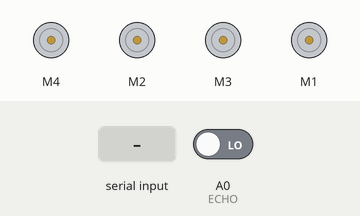
Recording of a sketch running on a simulated Arduino Uno, built with avr-gcc and run on an emulated ATmega328P. Parts: 4 × DC motor (green arrow = forward, orange = backward, longer = faster). Inputs (shaded band) come from the test bench; at power-on: A0 (ECHO) LOW. What the sketch prints to the serial monitor is not drawn.

Above: at 1.2 s.
1.3 s: "X" received over Serial
At 3.2 s:
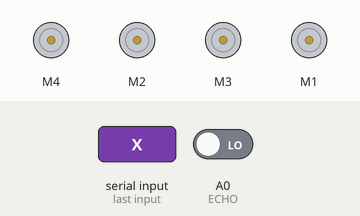
4.3 s: "F" received over Serial
At 5.7 s:
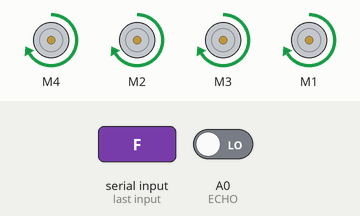
7.3 s: "B" received over Serial
At 8.1 s:
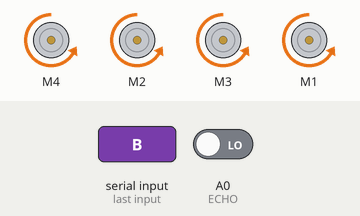
9.8 s: "L" received over Serial
12.8 s: "x" received over Serial
14.7 s: "R" received over Serial
At 15.4 s:
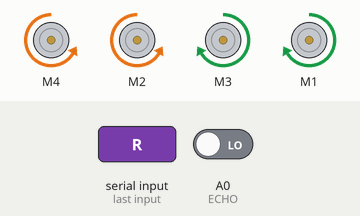
Timing chart, 0 to 17.2 s (numbered marks = the images above; inputs shaded):
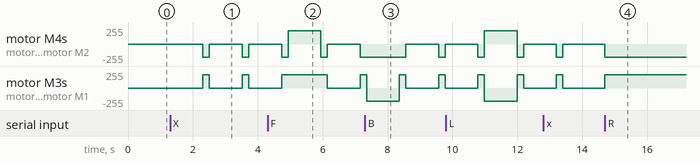

Measured:
- after the input at 1.3 s, motor M4, motor M2: alternates backward 200/255 for 0.20 s and stopped for 1.0 s, starting after 1.0 s; motor M3, motor M1: alternates forward 200/255 for 0.20 s and stopped for 1.0 s, starting after 1.0 s
- after the input at 14.7 s, motor M4, motor M2: stopped → backward 200/255 at once; motor M3, motor M1: stopped → forward 200/255 at once

The sketch:

robot1.ino
```cpp
#include <AFMotor.h>

AF_DCMotor motor4(4);
AF_DCMotor motor2(2);
AF_DCMotor motor3(3);
AF_DCMotor motor1(1);

unsigned long distance;

int TRIG = A1;
int ECHO = A0;

bool autopilot_on;

void setup() {
  Serial.begin(9600);           // set up Serial library at 9600 bps
  Serial.println("Motor test!");

  pinMode(TRIG, OUTPUT);
  pinMode(ECHO, INPUT);
}

void loop() {
  if (autopilot_on) {
    distance = getDistance();
    if (distance < 15) {
      turn_right(200);
    } else {
      forward(200);
    }
    delay(200);
    stop();
  }
}

void turn_left(uint8_t speed) {   // turn left

  motor4.run(FORWARD);
  motor2.run(FORWARD);
  motor3.run(BACKWARD);
  motor1.run(BACKWARD);
  motor4.setSpeed(speed);
  motor2.setSpeed(speed);
  motor3.setSpeed(speed);
  motor1.setSpeed(speed);
}

void turn_right(uint8_t speed) {
  motor4.run(BACKWARD);
  motor2.run(BACKWARD);
  motor3.run(FORWARD);
  motor1.run(FORWARD);
  motor4.setSpeed(speed);
  motor2.setSpeed(speed);
  motor3.setSpeed(speed);
  motor1.setSpeed(speed);
}


  void forward(uint8_t speed) {

  motor4.run(FORWARD);
  motor2.run(FORWARD);
  motor3.run(FORWARD);
  motor1.run(FORWARD);
  motor4.setSpeed(speed);
  motor2.setSpeed(speed);
  motor3.setSpeed(speed);
  motor1.setSpeed(speed);
}

   void backward(uint8_t speed) {

  motor4.run(BACKWARD);
  motor2.run(BACKWARD);
  motor3.run(BACKWARD);
  motor1.run(BACKWARD);
  motor4.setSpeed(speed);
  motor2.setSpeed(speed);
  motor3.setSpeed(speed);
  motor1.setSpeed(speed);
}


void stop() {
  motor4.run(RELEASE);
  motor2.run(RELEASE);
  motor3.run(RELEASE);
  motor1.run(RELEASE);
}


void serialEvent() {
  while (Serial.available()) {
    // get the new byte:
    char inChar = (char)Serial.read();
    if (inChar == 'F') {
      forward(200);
    }else if (inChar == 'B') {
      backward(200);
    }else if (inChar == 'R') {
      turn_right(200);
    } else if (inChar == 'L') {
      turn_left(200);
    } else if (inChar == 'S') {
      stop();
    } else if (inChar == 'X') {
      autopilot_on = true;
    } else if (inChar == 'x') {
      autopilot_on = false;
    };
  };
}

unsigned long getDistance() {
  unsigned long duration;
  unsigned long distance;
  digitalWrite(TRIG, HIGH);
  delay(10);
  digitalWrite(TRIG, LOW);
  duration = pulseIn(ECHO, HIGH);
  distance = duration / 58;
  return distance;
}
```
